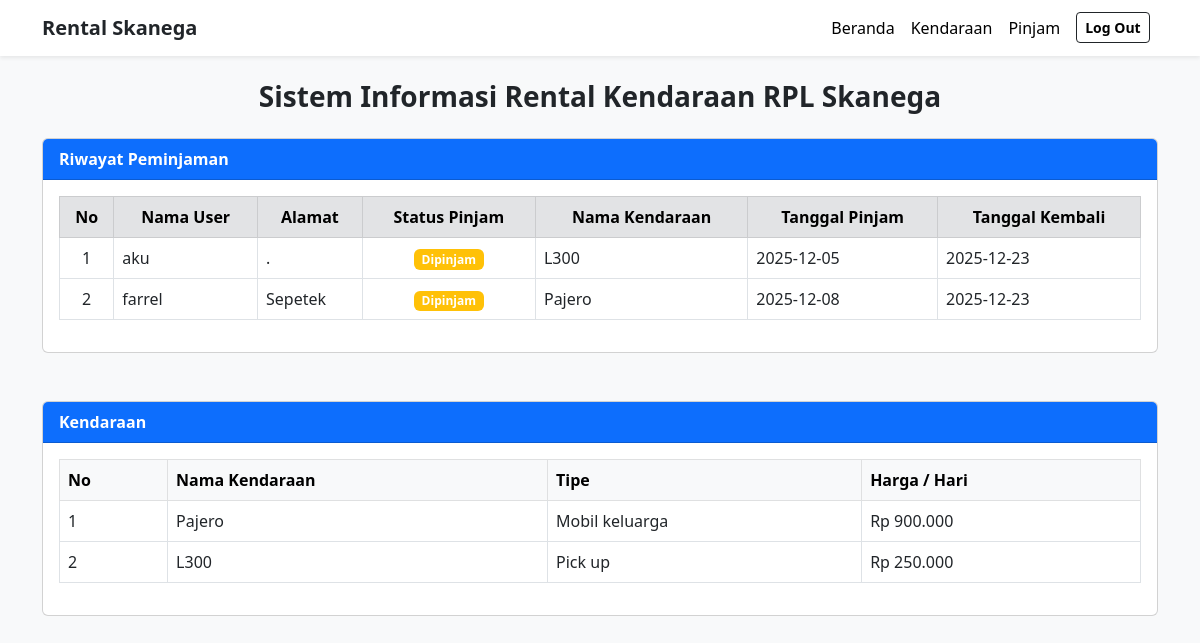
The app's page /user/index.php with its own data.
### tables this page shows
CREATE TABLE `pinjam` (
  `pinjam_id` int(11) NOT NULL,
  `kendaraan_nomor` int(11) NOT NULL,
  `user_id` int(11) NOT NULL,
  `tgl_pinjam` date NOT NULL,
  `tgl_kembali` date NOT NULL,
  `pinjam_status` int(11) NOT NULL
);

CREATE TABLE `user` (
  `user_id` int(11) NOT NULL,
  `username` varchar(255) NOT NULL,
  `password` varchar(255) NOT NULL,
  `user_nama` varchar(255) NOT NULL,
  `user_alamat` text NOT NULL,
  `user_status` int(11) NOT NULL
);

CREATE TABLE `kendaraan` (
  `kendaraan_nomor` int(11) NOT NULL,
  `kendaraan_nama` varchar(255) NOT NULL,
  `kendaraan_tipe` varchar(255) NOT NULL,
  `kendaraan_harga_perhari` int(11) NOT NULL
);

### user/index.php (the view, shortened to what this page needs)
<?php
include("header.php");
include("../koneksi.php");
?>
<!DOCTYPE html>
<html lang="en">
<head>
    <link href="https://cdn.jsdelivr.net/npm/bootstrap@5.3.0/dist/css/bootstrap.min.css" rel="stylesheet">
</head>
<body class="bg-light">
    <div class="container mt-4">
        <div class="text-center mb-4">
            <h3 class="fw-bold">Sistem Informasi Rental Kendaraan RPL Skanega</h3>
        </div>
        <div class="card">
            <div class="card-header bg-primary text-white">
                <strong>Riwayat Peminjaman</strong>
            </div>
            <div class="card-body">
                <table class="table table-bordered table-hover">
                    <thead class="table-secondary text-center">
                        <tr>
                            <th>No</th>
                            <th>Nama User</th>
                            <th>Alamat</th>
                            <th>Status Pinjam</th>
                            <th>Nama Kendaraan</th>
                            <th>Tanggal Pinjam</th>
                            <th>Tanggal Kembali</th>
                        </tr>
                    </thead>
                    <tbody>
                        <?php
                        $no = 1;
                        $data = mysqli_query($koneksi, "
                    SELECT
                        user.user_nama,
                        user.user_alamat,
                        pinjam.pinjam_status,
                        kendaraan.kendaraan_nama,
                        pinjam.tgl_pinjam,
                        pinjam.tgl_kembali
                    FROM pinjam
                    JOIN user ON user.user_id = pinjam.user_id
                    JOIN kendaraan ON kendaraan.kendaraan_nomor = pinjam.kendaraan_nomor
                    ORDER BY pinjam.pinjam_id DESC
                ");
                        while ($d = mysqli_fetch_assoc($data)) {
                        ?>
                            <tr>
                                <td class="text-center"><?= $no++; ?></td>
                                <td><?= $d['user_nama']; ?></td>
                                <td><?= $d['user_alamat']; ?></td>
                                <td class="text-center">
                                    <?php
                                    if ($d['pinjam_status'] == "1") {
                                        echo '<span class="badge bg-warning text-white">Dipinjam</span>';
                                    } else {
                                        echo '<span class="badge bg-success">Dikembalikan</span>';
                                    }
                                    ?>
                                </td>
                                <td><?= $d['kendaraan_nama']; ?></td>
                                <td><?= $d['tgl_pinjam']; ?></td>
                                <td><?= $d['tgl_kembali']; ?></td>
                            </tr>
                        <?php } ?>
                    </tbody>
                </table>
            </div>
        </div>
        <br>
        <br>
        <div class="card">
            <div class="card-header bg-primary text-white">
                <strong>Kendaraan</strong>
            </div>
            <div class="card-body">
                <table class="table table-bordered table-hover">
                     <thead class="table-light">
                        <tr>
                            <th width="10%">No</th>
                            <th>Nama Kendaraan</th>
                            <th>Tipe</th>
                            <th>Harga / Hari</th>
                        </tr>
                    </thead>
                    <tbody>
                        <?php include "../koneksi.php";
                            $no = 1;
                            $data = mysqli_query($koneksi, "SELECT * FROM kendaraan");
                            while ($d = mysqli_fetch_array($data)) { ?> <tr>
                                <td><?= $no++; ?></td>
                                <td><?= $d['kendaraan_nama']; ?></td>
                                <td><?= $d['kendaraan_tipe']; ?></td>
                                <td>Rp <?= number_format($d['kendaraan_harga_perhari'], 0, ',', '.'); ?></td>
                            </tr>
                        <?php
                    }
                    ?>
                    </tbody>
                </table>
            </div>
        </div>
    </div>

### records on screen
pinjam: user.user_nama "aku", user.user_alamat ".", pinjam_status "Dipinjam", kendaraan.kendaraan_nama "L300", tgl_pinjam "2025-12-05", tgl_kembali "2025-12-23"
pinjam: user.user_nama "farrel", user.user_alamat "Sepetek", pinjam_status "Dipinjam", kendaraan.kendaraan_nama "Pajero", tgl_pinjam "2025-12-08", tgl_kembali "2025-12-23"
kendaraan: kendaraan_nama "Pajero", kendaraan_tipe "Mobil keluarga", kendaraan_harga_perhari "900.000"
kendaraan: kendaraan_nama "L300", kendaraan_tipe "Pick up", kendaraan_harga_perhari "250.000"
